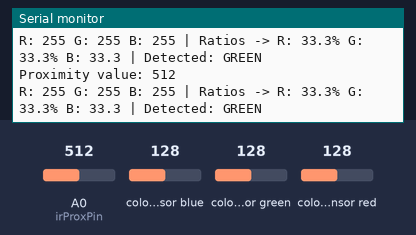
Bench run of a sketch on a simulated Arduino Uno, built with avr-gcc and run on an emulated ATmega328P. Shown: the last lines printed to the serial monitor. Wiring (inferred from the names in the program): TCS3200 colour sensor: output pin 10; S2 pin 4; S3 pin 5; S0 pin 2; S1 pin 3. Inputs (shaded band) come from the test bench; at power-on: A0 (irProxPin) = 512, colour sensor blue 128, colour sensor green 128, colour sensor red 128.

Above: at 3.6 s.
3.7 s: A0 (irProxPin) set to 639
At 4.2 s:
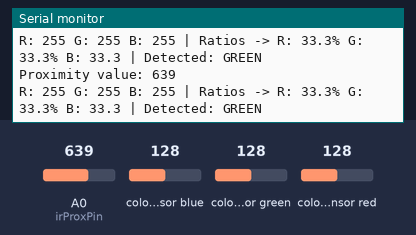
5.2 s: A0 (irProxPin) set to 669
At 5.72 s:
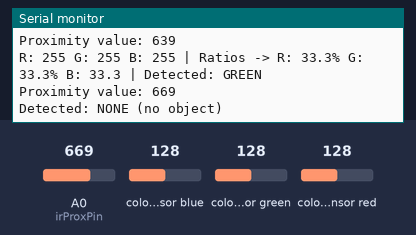
Timing chart, 0 to 8.2 s (numbered marks = the images above; inputs shaded):
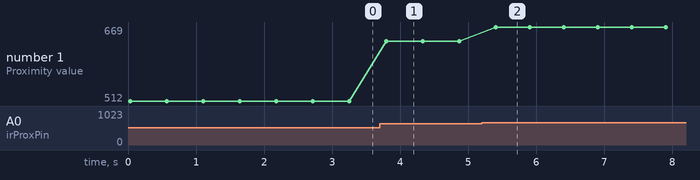

The sketch:

ColorSensorRGB.ino
```cpp
#include <Arduino.h>

// --- COLOR SENSOR PINS ---
#define S0 2
#define S1 3
#define S2 4
#define S3 5
#define sensorOut 10

// --- IR PROXIMITY SENSOR PIN ---
#define irProxPin A0   // analog input from IR sensor (e.g., Sharp GP2Y0A21)

// Calibration ranges (adjust after testing)
int minRed = 50;   int maxRed = 600;
int minGreen = 50; int maxGreen = 600;
int minBlue = 50;  int maxBlue = 600;

// Tolerance for ratio comparisons
int tolerance = 5; // percentage points

// Proximity threshold (adjust based on your sensor and distance)
int proxThreshold = 650; // lower = closer, tune experimentally

void setup() {
  Serial.begin(9600);

  pinMode(S0, OUTPUT);
  pinMode(S1, OUTPUT);
  pinMode(S2, OUTPUT);
  pinMode(S3, OUTPUT);
  pinMode(sensorOut, INPUT);

  digitalWrite(S0, HIGH);
  digitalWrite(S1, LOW);

  Serial.println("Color Sensor + IR Proximity Mode");
}

void loop() {
  // --- Check proximity first ---
  int proxValue = analogRead(irProxPin);
  Serial.print("Proximity value: ");
  Serial.println(proxValue);

  if (proxValue > proxThreshold) {
    // No object detected
    Serial.println("Detected: NONE (no object)");
    delay(500);
    return; // skip color reading
  }

  // --- Read Red ---
  digitalWrite(S2, LOW); digitalWrite(S3, LOW);
  int rRaw = pulseIn(sensorOut, LOW);
  int rVal = constrain(map(rRaw, minRed, maxRed, 255, 0), 0, 255);

  // --- Read Green ---
  digitalWrite(S2, HIGH); digitalWrite(S3, HIGH);
  int gRaw = pulseIn(sensorOut, LOW);
  int gVal = constrain(map(gRaw, minGreen, maxGreen, 255, 0), 0, 255);

  // --- Read Blue ---
  digitalWrite(S2, LOW); digitalWrite(S3, HIGH);
  int bRaw = pulseIn(sensorOut, LOW);
  int bVal = constrain(map(bRaw, minBlue, maxBlue, 255, 0), 0, 255);

  // --- Normalize to ratios ---
  int sum = rVal + gVal + bVal;
  float rRatio = (sum > 0) ? (100.0 * rVal / sum) : 0;
  float gRatio = (sum > 0) ? (100.0 * gVal / sum) : 0;
  float bRatio = (sum > 0) ? (100.0 * bVal / sum) : 0;

  // --- Determine dominant color with tolerance ---
  char detected = 'N';
  if (gRatio >= rRatio - tolerance && gRatio >= bRatio - tolerance && gRatio >= rRatio && gRatio >= bRatio) {
    detected = 'G';
  } else if (rRatio >= gRatio - tolerance && rRatio >= bRatio - tolerance && rRatio >= gRatio && rRatio >= bRatio) {
    detected = 'R';
  } else if (bRatio >= rRatio - tolerance && bRatio >= gRatio - tolerance && bRatio >= rRatio && bRatio >= gRatio) {
    detected = 'B';
  }

  // --- Print results ---
  Serial.print("R: "); Serial.print(rVal);
  Serial.print(" G: "); Serial.print(gVal);
  Serial.print(" B: "); Serial.print(bVal);
  Serial.print(" | Ratios -> R: "); Serial.print(rRatio, 1);
  Serial.print("% G: "); Serial.print(gRatio, 1);
  Serial.print("% B: "); Serial.print(bRatio, 1);
  Serial.print(" | Detected: ");
  if (detected == 'R') Serial.println("RED");
  else if (detected == 'G') Serial.println("GREEN");
  else if (detected == 'B') Serial.println("BLUE");
  else Serial.println("NONE");

  delay(500);
}
```

Measured:
- the behaviour switches between 650 and 651 on A0 (irProxPin) (found by bisection; images 1 and 2)
- after the input at 3.7 s, the serial monitor: prints a new line after 0.09 s (image 1)
- after the input at 5.2 s, the serial monitor: prints a new line after 0.20 s (image 2)
- plotted number 1: 512 → 639 after the input at 3.7 s, 639 → 669 after the input at 5.2 s
